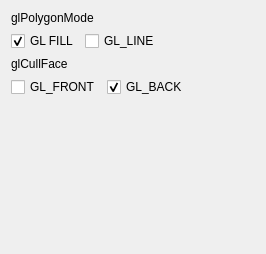
<?xml version="1.0" encoding="UTF-8"?>
<ui version="4.0">
 <class>RenderDialog</class>
 <widget class="QWidget" name="RenderDialog">
  <property name="geometry">
   <rect>
    <x>0</x>
    <y>0</y>
    <width>266</width>
    <height>254</height>
   </rect>
  </property>
  <property name="sizePolicy">
   <sizepolicy hsizetype="Fixed" vsizetype="Fixed">
    <horstretch>0</horstretch>
    <verstretch>0</verstretch>
   </sizepolicy>
  </property>
  <property name="windowTitle">
   <string>Form</string>
  </property>
  <layout class="QVBoxLayout" name="verticalLayout_2">
   <item>
    <layout class="QVBoxLayout" name="verticalLayout">
     <item>
      <widget class="QLabel" name="label_2">
       <property name="text">
        <string>glPolygonMode</string>
       </property>
      </widget>
     </item>
     <item>
      <layout class="QHBoxLayout" name="horizontalLayout">
       <item>
        <widget class="QCheckBox" name="fill_checkBox">
         <property name="text">
          <string>GL FILL</string>
         </property>
         <property name="checked">
          <bool>true</bool>
         </property>
         <property name="tristate">
          <bool>false</bool>
         </property>
        </widget>
       </item>
       <item>
        <widget class="QCheckBox" name="line_checkBox">
         <property name="text">
          <string>GL_LINE</string>
         </property>
         <property name="checked">
          <bool>false</bool>
         </property>
        </widget>
       </item>
       <item>
        <spacer name="horizontalSpacer">
         <property name="orientation">
          <enum>Qt::Horizontal</enum>
         </property>
         <property name="sizeHint" stdset="0">
          <size>
           <width>40</width>
           <height>20</height>
          </size>
         </property>
        </spacer>
       </item>
      </layout>
     </item>
    </layout>
   </item>
   <item>
    <layout class="QVBoxLayout" name="verticalLayout_3">
     <item>
      <widget class="QLabel" name="label">
       <property name="text">
        <string>glCullFace</string>
       </property>
      </widget>
     </item>
     <item>
      <layout class="QHBoxLayout" name="horizontalLayout_2">
       <item>
        <widget class="QCheckBox" name="front_checkBox">
         <property name="text">
          <string>GL_FRONT</string>
         </property>
        </widget>
       </item>
       <item>
        <widget class="QCheckBox" name="back_checkBox">
         <property name="text">
          <string>GL_BACK</string>
         </property>
         <property name="checked">
          <bool>true</bool>
         </property>
        </widget>
       </item>
       <item>
        <spacer name="horizontalSpacer_2">
         <property name="orientation">
          <enum>Qt::Horizontal</enum>
         </property>
         <property name="sizeHint" stdset="0">
          <size>
           <width>40</width>
           <height>20</height>
          </size>
         </property>
        </spacer>
       </item>
      </layout>
     </item>
    </layout>
   </item>
   <item>
    <spacer name="verticalSpacer">
     <property name="orientation">
      <enum>Qt::Vertical</enum>
     </property>
     <property name="sizeHint" stdset="0">
      <size>
       <width>20</width>
       <height>40</height>
      </size>
     </property>
    </spacer>
   </item>
  </layout>
 </widget>
 <resources/>
 <connections/>
</ui>
